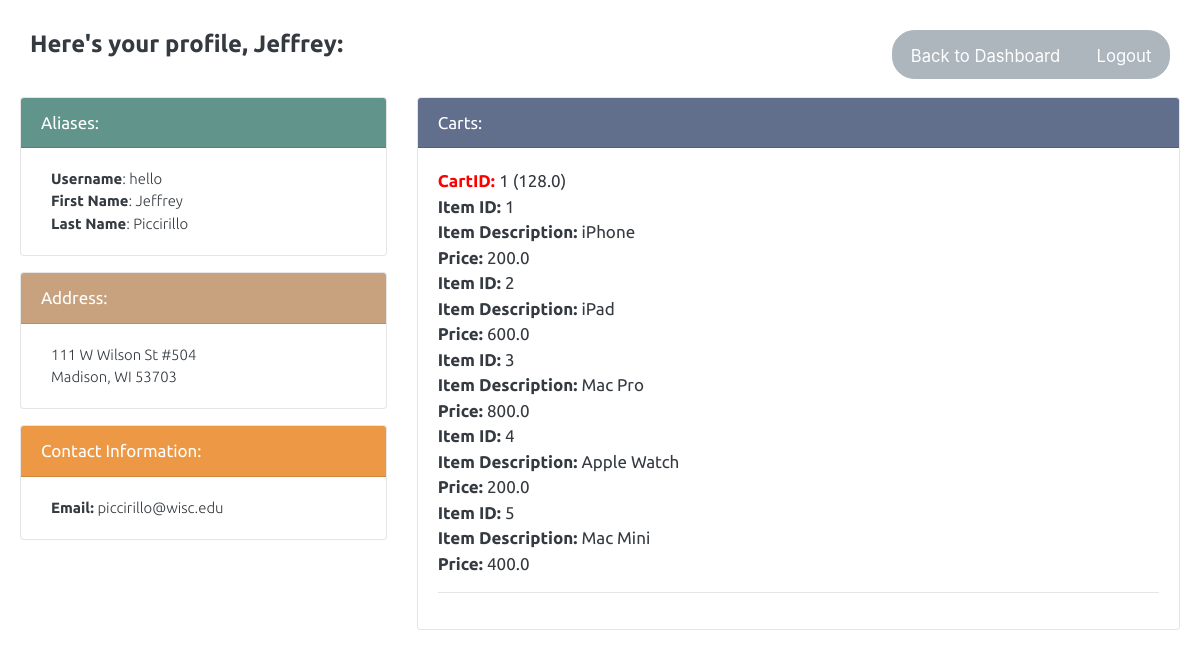
The page /profile (signed in) on the database its author committed.
### tables this page shows
CREATE TABLE "User" (
	`UID`	INTEGER,
	`UserLevel`	TEXT,
	`Username`	TEXT UNIQUE,
	`Password`	TEXT,
	`Email`	TEXT,
	`Address`	TEXT,
	`City`	Text,
	`State`	Text,
	`Zip`	Text,
	`FirstName`	TEXT,
	`LastName`	TEXT,
	`Lat`	NUMERIC,
	`Lon`	NUMERIC,
	`OID`	INTEGER,
	PRIMARY KEY(`UID`)
);

CREATE TABLE Cart(CID INTEGER PRIMARY KEY,
                IID INTEGER,
                Total REAL,
                SID INTEGER,
                UID INTEGER,
                FOREIGN KEY(IID) REFERENCES Item(IID),
                FOREIGN KEY(SID) REFERENCES Store(SID),
                FOREIGN KEY(UID) REFERENCES User(UID));

CREATE TABLE Item(IID INTEGER PRIMARY KEY, Price REAL, SID INTEGER NOT NULL, DESCRIPTION TEXT, QUANTITY INTEGER, FOREIGN KEY(SID) REFERENCES Store(SID));

### cartCombo_app.py (the view)
@app.route('/profile')
def profile():
    if not session.get('logged_in'):
       return render_template('login.html')
    con = sql.connect(db)
    con.row_factory = sql.Row
    cur = con.cursor()
    cur.execute("select * from User where UID=\'" + str(UID) + "\'")
    rows = cur.fetchall()
    if len(rows) == 0:
       return home()
    profile = dict();
    profile['username']= rows[0]['Username']
    profile['firstname']= rows[0]['FirstName']
    profile['lastname'] = rows[0]['LastName']
    profile['email'] = rows[0]['Email']
    profile['address'] = rows[0]['Address']
    profile['city'] = rows[0]['City']
    profile['state'] = rows[0]['State']
    profile['zip'] = rows[0]['zip']
    query = "SELECT Cart.CID AS 'CartID',Cart.Total AS 'Total',Item.Description AS 'Description',Item.IID AS 'ItemID',Item.Price AS 'Price', Item.Quantity AS 'Quantity' FROM Cart INNER JOIN CartItem ON Cart.CID = CartItem.CID INNER JOIN Item ON CartItem.IID = Item.IID WHERE UID = \'" + str(UID) + "\'"
    cur.execute(query)
    rows = cur.fetchall()
    listOfCarts = [];
    listofItems = [];
    for x in range(0, len(rows)):
      cart = dict()
      cart['cartID'] = rows[x]['CartID']
      cart['total'] = rows[x]['total']
      if(cart not in listOfCarts): listOfCarts.append(cart)
      item = dict()
      item['cartID'] = rows[x]['CartID']
      item['itemID'] = rows[x]['ItemID']
      item['price'] = rows[x]['Price']
      item['description'] = rows[x]['Description']
      item['quantity'] = rows[x]['Quantity']
      if(item not in listofItems): listofItems.append(item)
    return render_template('profile.html', profile = profile, listOfItems = listofItems, listOfCarts = listOfCarts, numItemss = len(listofItems))

### templates/profile.html (shortened to what this page needs)
<!doctype html>
<html>
<head>
    <link rel="stylesheet" type="text/css" href="{{ url_for('static',filename='bootstrap_litera.min.css') }}">
    <link rel= "stylesheet" type= "text/css" href= "{{ url_for('static',filename='default_style.css') }}">
</head>
<body style="background-color: white">
    <header>
        <h2>Here's your profile, {{profile['firstname']}}:
            <div class="btn-group" style="float: right">
              <button type="button" class="btn btn-secondary"><a href = "/" style="color: white; text-decoration: none;"><small>Back to Dashboard</small></a>
              <button type="button" class="btn btn-secondary"><a href = "/logout" style="color: white; text-decoration: none;"><small>Logout</small></a>
    </h2>
    </header>
    <div class="wrapper">
        <div class="row">
            <div class="col-4">
                <div class="card bg-light mb-3" style="background-color: var(--light);">
                    <div class="card-header" style="background-color: var(--teal1); color: white">Aliases:</div>
                    <div class="card-body">
                        <p class="card-text"><strong>Username</strong>: {{profile['username']}}<br><strong>First Name</strong>: {{profile['firstname']}}<br><strong>Last Name</strong>: {{profile['lastname']}}</p>
                    </div>
                </div>
                <div class="card bg-light mb-3" style="background-color: var(--light);">
                    <div class="card-header" style="background-color: var(--orange1); color: white">Address:</div>
                    <div class="card-body">
                        <p class="card-text">{{profile['address']}}<br>{{profile['city']}}, {{profile['state']}} {{profile['zip']}}</p>
                    </div>
                </div>
                <div class="card bg-light mb-3" style="background-color: var(--light);">
                    <div class="card-header" style="background-color: var(--orange2); color: white">Contact Information:</div>
                    <div class="card-body">
                        <p class="card-text"><strong>Email:</strong> {{profile['email']}}</p>
                    </div>
                </div>
            </div>
            <div class="col-8">
                <div class="card bg-light mb-3" style="background-color: var(--light);">
                    <div class="card-header" style="background-color: var(--navy2); color: white">Carts:</div>
                    <div class="card-body">
                        {% for cart in listOfCarts %}
                        <div class="card-text"><strong style="color:red">CartID: </strong> {{cart['cartID']}} ({{cart['total']}})</div>
                            {% for item in listOfItems %}
                                {% if item["cartID"] == cart['cartID']%}
                                <div class="card-text"><strong>Item ID: </strong>{{item['itemID']}}</div>
                                <div class="card-text"><strong>Item Description: </strong>{{item['description']}}</div>
                                <div class="card-text"><strong>Price: </strong>{{item['price']}}</div>
                                {% endif %}
                            {% endfor %}
                            <hr/>
                        {% endfor %}
                    </div>
                </div>
            </div>
        </div>
    </div>
</body>
</html>

### static/default_style.css (style rules this page uses)
:root { --darkblue: #34495e; --navy1:#495a80; --navy2:#616f8c; --neutral:#9d9291; --orange1:#c8a17e; --orange2:#ed9845; --darkorange: #df7c18; }
header { max-width: 1200px; margin: 0 auto; padding: 20px 20px 0; }
h2 { font-size: 1.4em; padding: 10px; }
p { margin-bottom: 1em; padding: 0 10px; font-family: 'Ubuntu', sans-serif; font-size: .875em; font-weight: 100; }

### templates/profile.html (style rules this page uses)
body { font-family: 'Ubuntu', sans-serif; }
.btn-group { float: right; }
.btn-secondary { margin-left: 5%; }
strong { font-weight: bold; }
.wrapper { max-width: 1200px; margin: 0 auto; padding: 20px; }

### rows shown on the page
User: firstname "Jeffrey", username "hello", lastname "Piccirillo", address "111 W Wilson St #504", city "Madison", state "WI", zip "53703", email "piccirillo@wisc.edu"
Cart: cartID "1", total "128.0", itemID "1", description "iPhone", price "200.0", itemID "2", description "iPad", price "600.0", itemID "3", description "Mac Pro", price "800.0", itemID "4", description "Apple Watch", itemID "5", description "Mac Mini", price "400.0"
